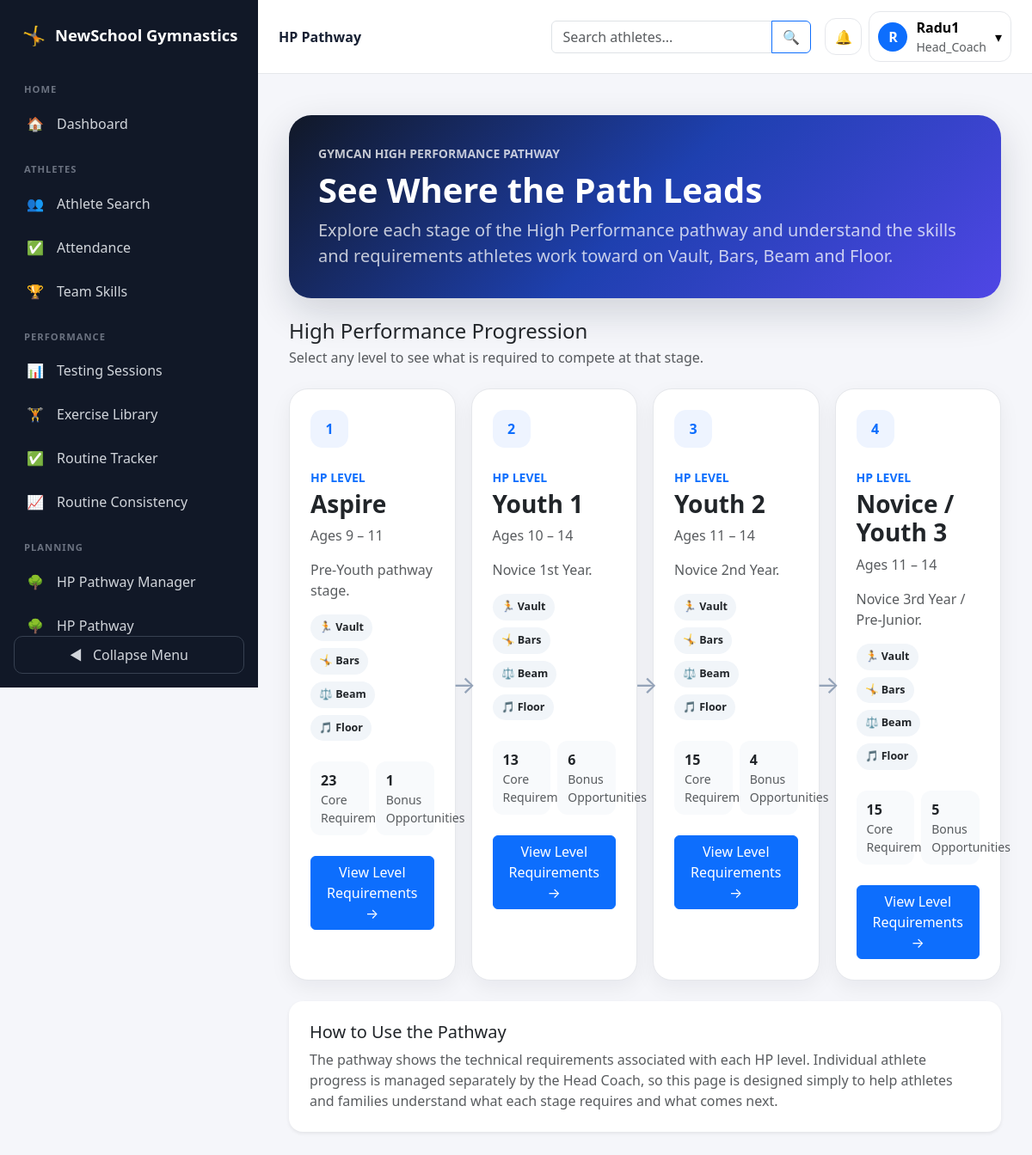
The app's page /pathway/overview/ (signed in) with its own data.
### accounts/models.py (models this page shows, shortened)
class User(AbstractUser):
    ROLE_CHOICES = [
        ('admin', 'Platform Admin'),
        ('director', 'Gym Director'),
        ('head_coach', 'Head Coach'),
        ('coach', 'Coach'),
        ('athlete', 'Athlete'),
        ('parent', 'Parent'),
    ]
    role = models.CharField(
        max_length=20,
        choices=ROLE_CHOICES
    )

### pathway/models.py (models this page shows, shortened)
class PathwayLevel(models.Model):
    name = models.CharField(
        max_length=100,
        unique=True,
    )
    code = models.CharField(
        max_length=50,
        unique=True,
    )
    order = models.PositiveIntegerField(
        default=0,
    )
    minimum_age = models.PositiveIntegerField(
        null=True,
        blank=True,
    )
    maximum_age = models.PositiveIntegerField(
        null=True,
        blank=True,
    )
    description = models.TextField(
        blank=True,
    )
    is_active = models.BooleanField(
        default=True,
    )
    created_at = models.DateTimeField(
        auto_now_add=True,
    )
    updated_at = models.DateTimeField(
        auto_now=True,
    )
    class Meta:
        ordering = [
            'order',
            'name',
        ]

### pathway/views.py (the view, shortened to what this page needs)
@login_required
def pathway_overview(
    request,
):
    levels = (
        PathwayLevel.objects
        .filter(
            is_active=True,
        )
        .order_by(
            'order',
        )
    )
    level_cards = []
    for level in levels:
        requirements = (
            PathwayRequirement.objects
            .filter(
                level=level,
                is_active=True,
            )
        )
        level_cards.append({
            'level': level,
            'requirement_count': (
                requirements
                .filter(
                    is_required=True,
                )
                .count()
            ),
            'bonus_count': (
                requirements
                .filter(
                    requirement_type=(
                        PathwayRequirement
                        .TYPE_BONUS
                    ),
                )
                .count()
            ),
        })
    return render(
        request,
        'pathway/pathway_overview.html',
        {
            'level_cards': (
                level_cards
            ),
        },
    )

### pathway/templates/pathway/pathway_overview.html (shortened to what this page needs)
{% extends "base.html" %}
{% block page_header %}
HP Pathway
{% endblock %}
{% block content %}
<div class="container-fluid py-4">
    <div class="overview-shell">
        <section class="overview-hero mb-4">
            <div class="small text-uppercase fw-semibold opacity-75 mb-2">
                GymCan High Performance Pathway
            </div>
            <h1 class="display-6 fw-bold mb-2">
                See Where the Path Leads
            </h1>
            <p class="lead mb-0 opacity-75">
                Explore each stage of the High Performance pathway
                and understand the skills and requirements athletes
                work toward on Vault, Bars, Beam and Floor.
            </p>
        </section>
        <div class="mb-4">
            <h2 class="h4 mb-1">
                High Performance Progression
            </h2>
            <p class="text-muted mb-0">
                Select any level to see what is required
                to compete at that stage.
            </p>
        </div>
        <div class="pathway-flow">
            {% for card in level_cards %}
                <div>
                    <article class="level-card">
                        <div class="d-flex justify-content-between align-items-start gap-3 mb-4">
                            <div class="level-number">
                                {{ forloop.counter }}
                            </div>
                            {% if not forloop.last %}
                                <span class="level-arrow">
                                    →
                                </span>
                            {% endif %}
                        </div>
                        <div class="small text-uppercase fw-semibold text-primary mb-1">
                            HP Level
                        </div>
                        <h2 class="h3 fw-bold mb-2">
                            {{ card.level.name }}
                        </h2>
                        {% if card.level.minimum_age %}
                            <div class="text-muted mb-3">
                                Ages
                                {{ card.level.minimum_age }}
                                {% if card.level.maximum_age %}
                                    –
                                    {{ card.level.maximum_age }}
                                {% endif %}
                            </div>
                        {% endif %}
                        {% if card.level.description %}
                            <p class="text-muted">
                                {{ card.level.description }}
                            </p>
                        {% endif %}
                        <div class="d-flex flex-wrap gap-2 mb-4">
                            <span class="event-pill">
                                🏃 Vault
                            </span>
                            <span class="event-pill">
                                🤸 Bars
                            </span>
                            <span class="event-pill">
                                ⚖️ Beam
                            </span>
                            <span class="event-pill">
                                🎵 Floor
                            </span>
                        </div>
                        <div class="row g-2 mb-4">
                            <div class="col-6">
                                <div class="level-stat">
                                    <div class="fw-bold">
                                        {{ card.requirement_count }}
                                    </div>
                                    <div class="small text-muted">
                                        Core Requirements
                                    </div>
                                </div>
                            </div>
                            <div class="col-6">
                                <div class="level-stat">
                                    <div class="fw-bold">
                                        {{ card.bonus_count }}
                                    </div>
                                    <div class="small text-muted">
                                        Bonus Opportunities
                                    </div>
                                </div>
                            </div>
                        </div>
                        <a
                            href="{% url 'pathway:pathway_level_detail' card.level.id %}"
                            class="btn btn-primary w-100"
                        >
                            View Level Requirements →
                        </a>
                    </article>
                </div>
            {% endfor %}
        </div>
        <section class="card border-0 shadow-sm rounded-4 mt-4">
            <div class="card-body p-4">
                <h3 class="h5 mb-2">
                    How to Use the Pathway
                </h3>
                <p class="text-muted mb-0">
                    The pathway shows the technical requirements
                    associated with each HP level. Individual athlete
                    progress is managed separately by the Head Coach,
                    so this page is designed simply to help athletes
                    and families understand what each stage requires
                    and what comes next.
                </p>
            </div>
        </section>
    </div>
</div>
{% endblock %}

### templates/base.html (shortened to what this page needs)
<!DOCTYPE html>
<html lang="en">
<head>
    <link
        href="https://cdn.jsdelivr.net/npm/bootstrap@5.3.3/dist/css/bootstrap.min.css"
        rel="stylesheet"
    >
</head>
<body>
<div class="d-flex app-shell">
    {% if user.is_authenticated %}
        <nav class="sidebar" id="sidebar">
            <div class="sidebar-brand">
                <span class="sidebar-brand-icon">🤸</span>
                <span class="brand-text">NewSchool Gymnastics</span>
            </div>
            <div class="sidebar-navigation">
                {% if user.role == 'director' %}
                    <div class="sidebar-section">Gym Management</div>
                    <a href="{% url 'director_dashboard' %}" class="sidebar-link">
                        <span class="sidebar-icon">🏢</span>
                        <span class="sidebar-label">Director Dashboard</span>
                    </a>
                    <a href="{% url 'people_management' %}" class="sidebar-link">
                        <span class="sidebar-icon">👥</span>
                        <span class="sidebar-label">Manage People</span>
                    </a>
                    <a href="{% url 'director_event_list' %}" class="sidebar-link">
                        <span class="sidebar-icon">📅</span>
                        <span class="sidebar-label">Gym Events</span>
                    </a>
                    <a href="{% url 'create_training_group' %}" class="sidebar-link">
                        <span class="sidebar-icon">🤸</span>
                        <span class="sidebar-label">Create Training Group</span>
                    </a>
                {% elif user.role == 'coach' or user.role == 'head_coach' %}
                    <div class="sidebar-section">Home</div>
                    <a href="{% url 'coach_dashboard' %}" class="sidebar-link">
                        <span class="sidebar-icon">🏠</span>
                        <span class="sidebar-label">Dashboard</span>
                    </a>
                    <div class="sidebar-section">Athletes</div>
                    <a href="{% url 'athlete_search' %}" class="sidebar-link">
                        <span class="sidebar-icon">👥</span>
                        <span class="sidebar-label">Athlete Search</span>
                    </a>
                    <a href="{% url 'take_attendance' %}" class="sidebar-link">
                        <span class="sidebar-icon">✅</span>
                        <span class="sidebar-label">Attendance</span>
                    </a>
                    <a href="{% url 'team_skills_dashboard' %}" class="sidebar-link">
                        <span class="sidebar-icon">🏆</span>
                        <span class="sidebar-label">Team Skills</span>
                    </a>
                    <div class="sidebar-section">Performance</div>
                    <a href="{% url 'testing_session_list' %}" class="sidebar-link">
                        <span class="sidebar-icon">📊</span>
                        <span class="sidebar-label">Testing Sessions</span>
                    </a>
                    <a href="{% url 'testing_exercise_list' %}" class="sidebar-link">
                        <span class="sidebar-icon">🏋️</span>
                        <span class="sidebar-label">Exercise Library</span>
                    </a>
                    <a href="{% url 'routine_tracker:daily_routine_tracker' %}" class="sidebar-link">
                        <span class="sidebar-icon">✅</span>
                        <span class="sidebar-label">Routine Tracker</span>
                    </a>
                    <a href="{% url 'routine_tracker:routine_consistency_summary' %}" class="sidebar-link">
                        <span class="sidebar-icon">📈</span>
                        <span class="sidebar-label">Routine Consistency</span>
                    </a>
                    <div class="sidebar-section">Planning</div>
                    {% if user.role == 'head_coach' %}
                        <a href="{% url 'pathway:pathway_manager' %}" class="sidebar-link">
                            <span class="sidebar-icon">🌳</span>
                            <span class="sidebar-label">HP Pathway Manager</span>
                        </a>
                    {% endif %}
                    <a href="{% url 'pathway:pathway_overview' %}" class="sidebar-link">
                        <span class="sidebar-icon">🌳</span>
                        <span class="sidebar-label">HP Pathway</span>
                    </a>
                {% endif %}
            </div>
            <button type="button" class="sidebar-toggle" id="sidebar-toggle">
                <span id="toggle-icon">◀</span>
                <span class="toggle-label ms-2">Collapse Menu</span>
            </button>
        </nav>
    {% endif %}
    <div class="main-area">
        <header class="topbar">
            <div class="d-flex justify-content-between align-items-center gap-3">
                <div class="d-flex align-items-center gap-3">
                    <div class="topbar-title">
                        {% block page_header %}Dashboard{% endblock %}
                    </div>
                </div>
                {% if user.is_authenticated %}
                    <div class="d-flex align-items-center gap-2 ms-auto">
                        {% if user.role == 'coach' or user.role == 'head_coach' %}
                            <form method="get" action="{% url 'athlete_search' %}" class="topbar-search me-2">
                                <div class="input-group">
                                    <input
                                        type="search"
                                        name="q"
                                        class="form-control"
                                        placeholder="Search athletes..."
                                    >
                                    <button class="btn btn-outline-primary" type="submit">🔍</button>
                                </div>
                            </form>
                        {% endif %}
                        <div class="dropdown">
                            <button
                                class="notification-button"
                                type="button"
                                data-bs-toggle="dropdown"
                                data-bs-auto-close="outside"
                            >
                                🔔
                            </button>
                        </div>
                        <div class="dropdown">
                            <button
                                class="user-menu-button"
                                type="button"
                                data-bs-toggle="dropdown"
                            >
                                <span class="user-avatar">
                                    {% if user.first_name %}{{ user.first_name|first }}{% else %}{{ user.username|first }}{% endif %}
                                </span>
                                <span class="user-menu-details text-start">
                                    <span class="d-block fw-semibold">
                                        {{ user.get_full_name|default:user.username }}
                                    </span>
                                    <span class="d-block small text-muted">{{ user.role|title }}</span>
                                </span>
                                <span>▾</span>
                            </button>
                        </div>
                    </div>
                {% endif %}
            </div>
        </header>
        <main class="main-content">
            {% block content %}{% endblock %}
        </main>
    </div>
</div>
</body>
</html>

### records on screen
User: username|first "R", get_full_name "Radu1", role "Head_Coach"
PathwayLevel: level.name "Aspire", level.minimum_age "9", level.maximum_age "11", level.description "Pre-Youth pathway stage.", requirement_count "23", bonus_count "1"
PathwayLevel: level.name "Youth 1", level.minimum_age "10", level.maximum_age "14", level.description "Novice 1st Year.", requirement_count "13", bonus_count "6"
PathwayLevel: level.name "Youth 2", level.minimum_age "11", level.maximum_age "14", level.description "Novice 2nd Year.", requirement_count "15", bonus_count "4"
PathwayLevel: level.name "Novice / Youth 3", level.minimum_age "11", level.maximum_age "14", level.description "Novice 3rd Year / Pre-Junior.", requirement_count "15", bonus_count "5"
